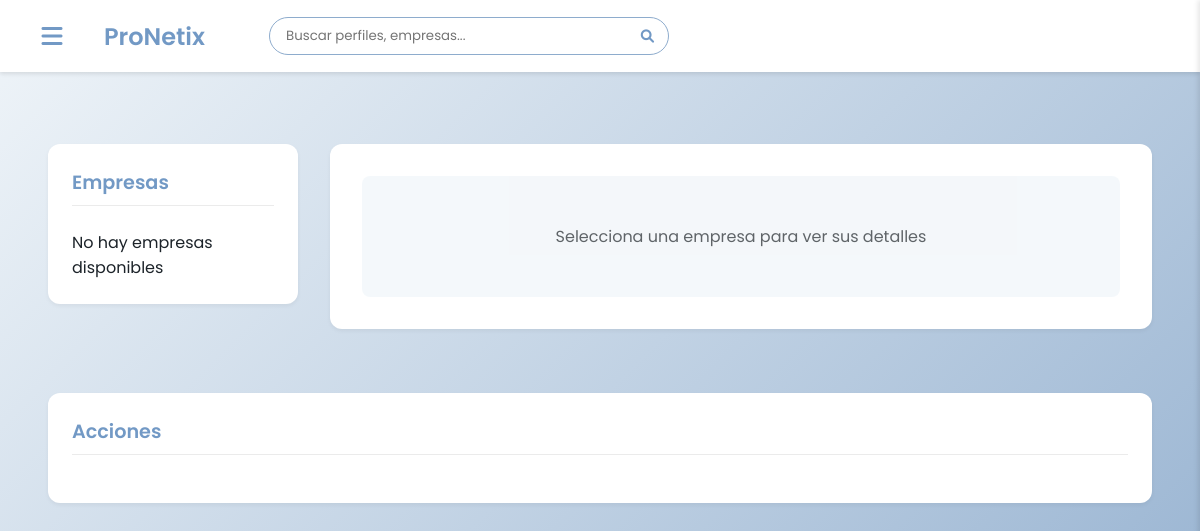
/empresas/, run on an earlier commit of the app's database.
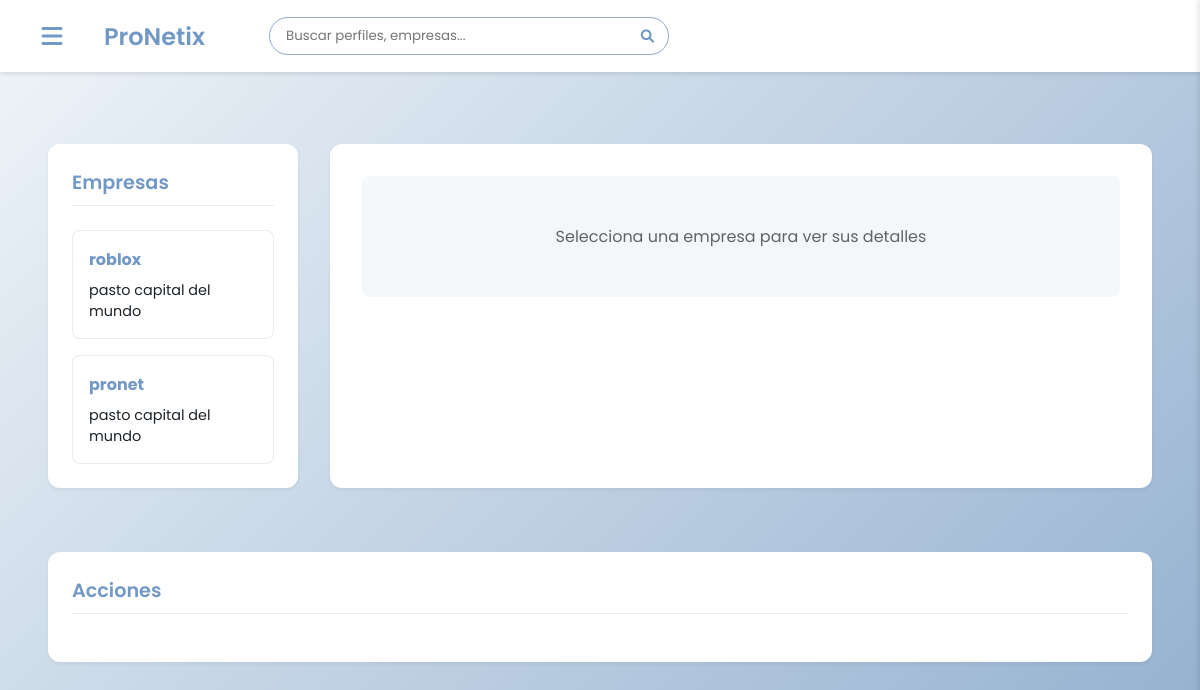
And on a later commit of the database.
### ProNetix_app/models.py (models this page shows, shortened)
class Empresa(models.Model):
    usuario = models.ForeignKey(User, on_delete=models.CASCADE, related_name='empresas')
    nombre_empresa = models.CharField(max_length=200, verbose_name='Nombre de la empresa')
    descripcion = models.TextField(verbose_name='Descripción')
    sitio_web = models.URLField(blank=True, verbose_name='Sitio web')
    ubicacion = models.CharField(max_length=100, verbose_name='Ubicación')
    fecha_creacion = models.DateTimeField(auto_now_add=True)
    class Meta:
        verbose_name = 'Empresa'
        verbose_name_plural = 'Empresas'

### ProNetix_app/views.py (the view)
# urls.py: path('empresas/', views.ver_empresas, name='empresas'),
def ver_empresas(request):
    busqueda = request.GET.get('busqueda', '')
    empresas = Empresa.objects.all()
    if busqueda:
        empresas = empresas.filter(
            Q(nombre_empresa__icontains=busqueda) |
            Q(descripcion__icontains=busqueda) |
            Q(ubicacion__icontains=busqueda)
        )
    empresas_usuario = 0
    if request.user.is_authenticated:
        empresas_usuario = Empresa.objects.filter(usuario=request.user).count()
    puede_crear = request.user.is_authenticated and empresas_usuario < 3
    return render(request, 'empresa/empresas.html', {
        'empresas': empresas,
        'busqueda': busqueda,
        'puede_crear': puede_crear,
        'empresas_restantes': 3 - empresas_usuario if request.user.is_authenticated else 0
    })

### ProNetix_app/templates/empresa/empresas.html (shortened to what this page needs)
{% extends 'pronetix/base.html' %}
{% block content %}
{% load static %}
<link rel="stylesheet" type="text/css" href="{% static 'ProNetix_app/css/empresa.css' %}">
<div class="empresas-layout">
    <aside class="sidebar-section">
        <h2>Empresas</h2>
        <div class="empresas-list">
            {% if empresas %}
            {% for empresa in empresas %}
            <div class="empresa-preview {% if empresa.id == empresa_actual.id %}active{% endif %}"
            data-empresa-id="{{ empresa.id }}">
                <h3>{{ empresa.nombre_empresa }}</h3>
                {% if empresa.ubicacion %}
                <p>{{ empresa.ubicacion }}</p>
                {% endif %}
            </div>
        {% endfor %}
            {% else %}
                <p>No hay empresas disponibles</p>
            {% endif %}
        </div>
    </aside>
    <main class="empresas-content" id="detalles-empresa">
        {% if empresa_actual %}
        <div class="empresa-detail">
            <h2>{{ empresa_actual.nombre_empresa }}</h2>
            <div class="empresa-info-section">
                <h3>Información General</h3>
                {% if empresa_actual.descripcion %}
                <p>{{ empresa_actual.descripcion }}</p>
                {% endif %}
            </div>
            <div class="empresa-info-section">
                <h3>Ubicación</h3>
                <p>{{ empresa_actual.ubicacion }}</p>
            </div>
            {% if empresa_actual.sitio_web %}
            <div class="empresa-info-section">
                <h3>Sitio Web</h3>
                <a href="{{ empresa_actual.sitio_web }}" target="_blank" class="mi-empresa-button">
                    Visitar sitio web
                </a>
            </div>
            {% endif %}
        </div>
        {% else %}
        <div class="no-empresa-selected">
            <p>Selecciona una empresa para ver sus detalles</p>
        </div>
        {% endif %}
    </main>
    <aside class="acciones-section">
        <h2>Acciones</h2>
    </aside>
</div>
{% endblock %}

What changed in the data, as far as the page shows it:
added Empresa: nombre_empresa "roblox", ubicacion "pasto capital del mundo"
added Empresa: nombre_empresa "pronet", ubicacion "pasto capital del mundo"
Also different on the page:
text no longer shown: "No hay empresas disponibles"
